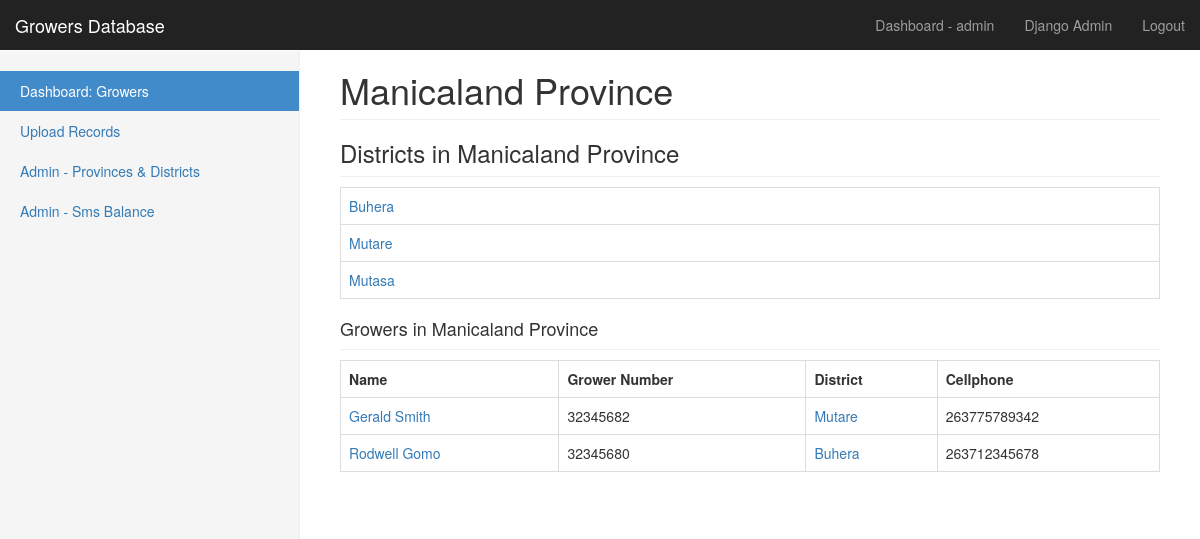
The app's page /province-view/1/ (signed in) with its own data.
### growers/models.py (models this page shows, shortened)
class Province(models.Model):
    name = models.CharField(max_length=100, unique=True)
    class Meta:
        ordering = ['name']

class District(models.Model):
    name = models.CharField(max_length=100, unique=True)
    province = models.ForeignKey(Province, on_delete=models.PROTECT)
    class Meta:
        ordering = ['name']
    def __str__(self):
        return self.name

class Grower(models.Model):
    Grower_Number = models.CharField(max_length=10, unique=True)
    Grower_Name = models.CharField(max_length=200)
    National_ID = models.CharField(max_length=15, unique=True)
    Mobile_Number = models.CharField(max_length=20)
    District = models.ForeignKey(District, on_delete=models.PROTECT)
    created = models.DateTimeField(auto_now_add=True)
    class Meta:
        ordering = ['Grower_Name']

### growers/views.py (the view)
# urls.py: path('province-view/<int:id>/', views.province_view,
@login_required
def province_view(request, id):
    province = get_object_or_404(Province, id=id)
    districts = District.objects.filter(province=province)
    growers = Grower.objects.filter(District__province=province)
    paginator = Paginator(growers, 20, allow_empty_first_page=True)
    page = request.GET.get('page')
    try:
        grower_list = paginator.page(page)
    except PageNotAnInteger:
        grower_list = paginator.page(1)
    except EmptyPage:
        grower_list = paginator.page(paginator.num_pages)
    return render(request, 'growers/province_view.html',
                 {'grower_list': grower_list, 'province': province,
                 'districts': districts})

### growers/templates/growers/province_view.html (shortened to what this page needs)
{% extends 'growers/base.html' %}
{% load bootstrap3 %}
{% block content %}
<h1 class="page-header">{{ province.name }} Province</h1>
<h3 class="sub-header">Districts in {{ province.name }} Province</h3>
{% if districts %}
<table class="table table-bordered">
{% for district in districts %}
<tr><td><a href="{% url 'district-view' district.id  %}">
{{ district.name }}</a></td></tr>
{% endfor %}
</table>
{% else %}
<p>
There are no districts...
</p>
{% endif %}
<h4 class="sub-header">Growers in {{ province.name }} Province</h3>
{% if grower_list.object_list %}
<table class="table table-bordered">
<tr><th>Name</th><th>Grower Number</th><th>District</th><th>Cellphone</th>
{% for grower in grower_list %}
<tr><td><a href="{% url 'grower-view' grower.Grower_Number  %}">
{{ grower.Grower_Name }}</a></td>
<td>{{ grower.Grower_Number }}</td>
<td><a href="{% url 'district-view' grower.District.id  %}">{{ grower.District }}</a></td>
<td>{{ grower.Mobile_Number }}</td>
</tr>
{% endfor %}
</table>
{% else %}
          <p>
           There are no growers in this province
          </p>
{% endif %}
{% endblock %}

### growers/templates/growers/base.html (shortened to what this page needs)
{% load static %}
{% load bootstrap3 %}
<!DOCTYPE html>
<html lang="en">
  <head>
    <link rel="stylesheet" href="{% static 'growers/css/bootstrap.min.css' %}">
    <link href="{% static 'growers/css/dashboard.css' %}" rel="stylesheet">
</head>
  <body>
    <nav class="navbar navbar-inverse navbar-fixed-top">
      <div class="container-fluid">
        <div class="navbar-header">
          <a class="navbar-brand" href="{% url 'index' %}">Growers Database</a>
        </div>
        <div id="navbar" class="navbar-collapse collapse">
          <ul class="nav navbar-nav navbar-right">
            {% if user.is_authenticated %}
            <li><a href="{% url 'index' %}">
              Dashboard - {{ user.username }}</a></li>
             <li><a href="{% url 'admin:index' %}" target="_blank">Django Admin</a></li>
           <li><a href="{% url 'logout' %}">Logout</a></li>
           {% else %}
               <li><a href="{% url 'login' %}">Login</a></li>
           {% endif %}
          </ul>
        </div>
      </div>
    </nav>
    <div class="container-fluid">
      <div class="row">
        <div class="col-sm-3 col-md-3 sidebar">
          <ul class="nav nav-sidebar">
            <li class="active"><a href="{% url 'index' %}">Dashboard: Growers<span class="sr-only">(current)</span></a></li>
            <li><a href="{% url 'upload-records' %}">Upload Records</a></li>
            <li><a href="{% url 'provinces-admin' %}">Admin - Provinces & Districts</a></li>
             <li><a href="{% url 'sms-balance' %}">Admin - Sms Balance</a></li>
          </ul>
        </div>
        <div class="col-sm-9 col-sm-offset-3 col-md-9 col-md-offset-3 main">
        <div class="row">
        <div class="col-sm-12">
                {% block content %}{% endblock %}
        </div>
        </div>
        </div>
  </body>
</html>

### growers/static/growers/css/dashboard.css (style rules this page uses)
body { padding-top: 50px; }
.sub-header { padding-bottom: 10px; border-bottom: 1px solid #eee; }
.navbar-fixed-top { border: 0; }
.sidebar { display: none; }
@media (min-width: 768px) { .sidebar { position: fixed; top: 51px; bottom: 0; left: 0; z-index: 1000; display: block; padding: 20px; overflow-x: hidden; overflow-y: auto; background-color: #f5f5f5; border-right: 1px solid #eee; } }
.nav-sidebar { margin-right: -21px; margin-bottom: 20px; margin-left: -20px; }
.nav-sidebar > li > a { padding-right: 20px; padding-left: 20px; }
.nav-sidebar > .active > a, .nav-sidebar > .active > a:hover, .nav-sidebar > .active > a:focus { color: #fff; background-color: #428bca; }
.main { padding: 20px; }
@media (min-width: 768px) { .main { padding-right: 40px; padding-left: 40px; } }
.main .page-header { margin-top: 0; }

### records on screen
Province: name "Manicaland"
District: name "Buhera"
District: name "Mutare"
District: name "Mutasa"
Grower: Grower_Name "Gerald Smith", Grower_Number "32345682", District "Mutare", Mobile_Number "263775789342"
Grower: Grower_Name "Rodwell Gomo", Grower_Number "32345680", District "Buhera", Mobile_Number "263712345678"

### other values on screen
{{ user.username }} "admin"
